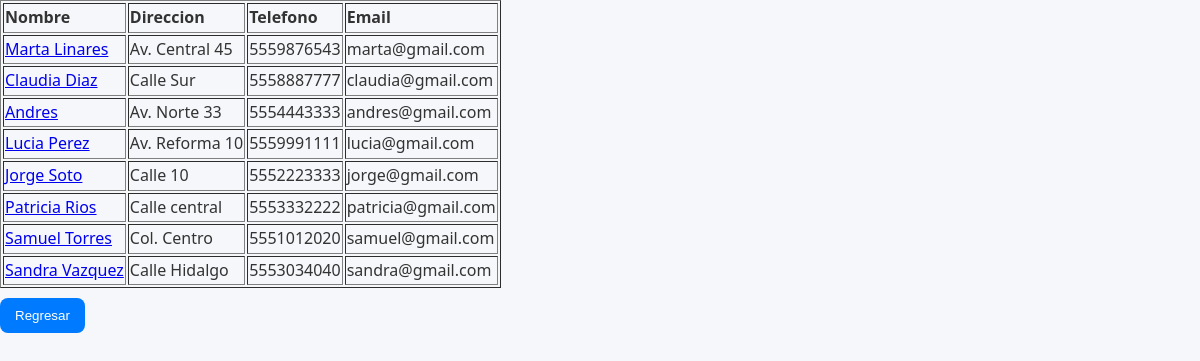
/AgendaPHPConActualizar/Actualizar.php, run on the app's committed database.
### tables this page shows
CREATE TABLE `contactos` (
  `id` int(11) NOT NULL,
  `nombre` varchar(100) DEFAULT NULL,
  `direccion` varchar(150) DEFAULT NULL,
  `telefono` varchar(20) DEFAULT NULL,
  `email` varchar(100) DEFAULT NULL,
  `id_usuario` int(11) DEFAULT NULL
);

### AgendaPHPConActualizar/Actualizar.php (the view, shortened to what this page needs)
<!DOCTYPE html PUBLIC "-//W3C//DTD XHTML 1.0 Transitional//EN" "http://www.w3.org/TR/xhtml1/DTD/xhtml1-transitional.dtd">
<html xmlns="http://www.w3.org/1999/xhtml">
<head>
<link rel="stylesheet" type="text/css" href="style.css" />
</head>
<body>
<?php
$mysql = new mysqli("localhost", "root", "", "agenda", 3307);
$Query = "select * from contactos";
$Result = $mysql->query( $Query );
	 $numeroRegistros=$Result->num_rows;
	 if($numeroRegistros<=0)
   {
     echo "<div align='center'>";
     echo "<h2>No se encontraron registros</h2>";
     echo "</div><hr> ";
   }else{
   ?>
       <table border=1>
        <tr>
		<td><strong> Nombre</strong></td>
		<td><strong> Direccion</strong></td>
		<td><strong> Telefono</strong></td>
		<td><strong> Email</strong></td>
		</tr>
		<?php
        while($row =$Result->fetch_array()) {
		$nom=$row["nombre"];
           ?>
		   <tr>
		   <td> <a href="capturarNuevos.php ? Nombre=<?php print($nom); ?>"> <?php print($nom); ?> </a>  </td>
		   <td> <?php printf($row["direccion"]); ?>   </td>
		   <td> <?php printf($row["telefono"]); ?>   </td>
		   <td> <?php printf($row["email"]); ?>   </td>
           </tr>
<?php	}
}
?>
</table>
<button onclick="regresar()">Regresar</button>
</body>
</html>

### AgendaPHPConActualizar/style.css (style rules this page uses)
body { margin: 0; font-family: 'Segoe UI', system-ui, -apple-system, sans-serif; background-color: #f5f7fa; color: #1e293b; line-height: 1.6; }
body { background-color: #f5f7fa; font-family: 'Segoe UI', Tahoma, Geneva, Verdana, sans-serif; margin: 0; padding: 0; color: #333; }
button { background-color: #007bff; color: white; padding: 10px 15px; border: none; border-radius: 8px; cursor: pointer; margin-top: 10px; }

### data on the page
contactos: nombre "Marta Linares", value "Av. Central 45 5559876543 marta@gmail.com"
contactos: nombre "Claudia Diaz", value "Calle Sur 5558887777 claudia@gmail.com"
contactos: nombre "Andres", value "Av. Norte 33 5554443333 andres@gmail.com"
contactos: nombre "Lucia Perez", value "Av. Reforma 10 5559991111 lucia@gmail.com"
contactos: nombre "Jorge Soto", value "Calle 10 5552223333 jorge@gmail.com"
contactos: nombre "Patricia Rios", value "Calle central 5553332222 patricia@gmail.com"
contactos: nombre "Samuel Torres", value "Col. Centro 5551012020 samuel@gmail.com"
contactos: nombre "Sandra Vazquez", value "Calle Hidalgo 5553034040 sandra@gmail.com"
